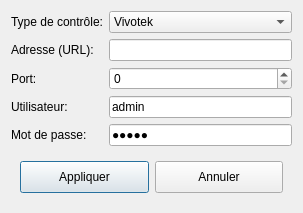
<?xml version="1.0" encoding="UTF-8"?>
<ui version="4.0">
 <class>VideoRehabPTZDialog</class>
 <widget class="QDialog" name="VideoRehabPTZDialog">
  <property name="geometry">
   <rect>
    <x>0</x>
    <y>0</y>
    <width>303</width>
    <height>211</height>
   </rect>
  </property>
  <property name="windowTitle">
   <string>Configuration Caméra PTZ</string>
  </property>
  <layout class="QVBoxLayout" name="verticalLayout">
   <item>
    <layout class="QGridLayout" name="gridLayout">
     <item row="0" column="0">
      <widget class="QLabel" name="lblSrcType">
       <property name="text">
        <string>Type de contrôle:</string>
       </property>
      </widget>
     </item>
     <item row="3" column="1">
      <widget class="QLineEdit" name="txtUsername">
       <property name="text">
        <string>admin</string>
       </property>
      </widget>
     </item>
     <item row="1" column="1">
      <widget class="QLineEdit" name="txtURL"/>
     </item>
     <item row="0" column="1">
      <widget class="QComboBox" name="cmbSource">
       <property name="cursor">
        <cursorShape>PointingHandCursor</cursorShape>
       </property>
       <item>
        <property name="text">
         <string>Vivotek</string>
        </property>
       </item>
      </widget>
     </item>
     <item row="1" column="0">
      <widget class="QLabel" name="lblSourceAddress">
       <property name="text">
        <string>Adresse (URL):</string>
       </property>
      </widget>
     </item>
     <item row="4" column="1">
      <widget class="QLineEdit" name="txtPassword">
       <property name="text">
        <string>admin</string>
       </property>
       <property name="echoMode">
        <enum>QLineEdit::Password</enum>
       </property>
      </widget>
     </item>
     <item row="3" column="0">
      <widget class="QLabel" name="lblUsername">
       <property name="text">
        <string>Utilisateur:</string>
       </property>
      </widget>
     </item>
     <item row="4" column="0">
      <widget class="QLabel" name="lblPassword">
       <property name="text">
        <string>Mot de passe:</string>
       </property>
      </widget>
     </item>
     <item row="2" column="0">
      <widget class="QLabel" name="lblPort">
       <property name="text">
        <string>Port:</string>
       </property>
      </widget>
     </item>
     <item row="2" column="1">
      <widget class="QSpinBox" name="spinPort">
       <property name="accelerated">
        <bool>true</bool>
       </property>
       <property name="maximum">
        <number>99999</number>
       </property>
       <property name="stepType">
        <enum>QAbstractSpinBox::AdaptiveDecimalStepType</enum>
       </property>
      </widget>
     </item>
    </layout>
   </item>
   <item>
    <widget class="QFrame" name="frameButtons">
     <property name="sizePolicy">
      <sizepolicy hsizetype="Preferred" vsizetype="Maximum">
       <horstretch>0</horstretch>
       <verstretch>0</verstretch>
      </sizepolicy>
     </property>
     <layout class="QHBoxLayout" name="horizontalLayout_2">
      <item>
       <widget class="QPushButton" name="btnOK">
        <property name="enabled">
         <bool>true</bool>
        </property>
        <property name="minimumSize">
         <size>
          <width>0</width>
          <height>32</height>
         </size>
        </property>
        <property name="cursor">
         <cursorShape>PointingHandCursor</cursorShape>
        </property>
        <property name="text">
         <string>Appliquer</string>
        </property>
        <property name="icon">
         <iconset resource="../../../resources/TeraClient.qrc">
          <normaloff>:/icons/ok.png</normaloff>:/icons/ok.png</iconset>
        </property>
        <property name="iconSize">
         <size>
          <width>24</width>
          <height>24</height>
         </size>
        </property>
       </widget>
      </item>
      <item>
       <widget class="QPushButton" name="btnCancel">
        <property name="minimumSize">
         <size>
          <width>0</width>
          <height>32</height>
         </size>
        </property>
        <property name="cursor">
         <cursorShape>PointingHandCursor</cursorShape>
        </property>
        <property name="text">
         <string>Annuler</string>
        </property>
        <property name="icon">
         <iconset resource="../../../resources/TeraClient.qrc">
          <normaloff>:/icons/delete_old.png</normaloff>:/icons/delete_old.png</iconset>
        </property>
        <property name="iconSize">
         <size>
          <width>24</width>
          <height>24</height>
         </size>
        </property>
       </widget>
      </item>
     </layout>
    </widget>
   </item>
  </layout>
 </widget>
 <tabstops>
  <tabstop>cmbSource</tabstop>
  <tabstop>txtURL</tabstop>
  <tabstop>spinPort</tabstop>
  <tabstop>txtUsername</tabstop>
  <tabstop>txtPassword</tabstop>
  <tabstop>btnOK</tabstop>
  <tabstop>btnCancel</tabstop>
 </tabstops>
 <resources>
  <include location="../../../resources/TeraClient.qrc"/>
 </resources>
 <connections/>
</ui>
